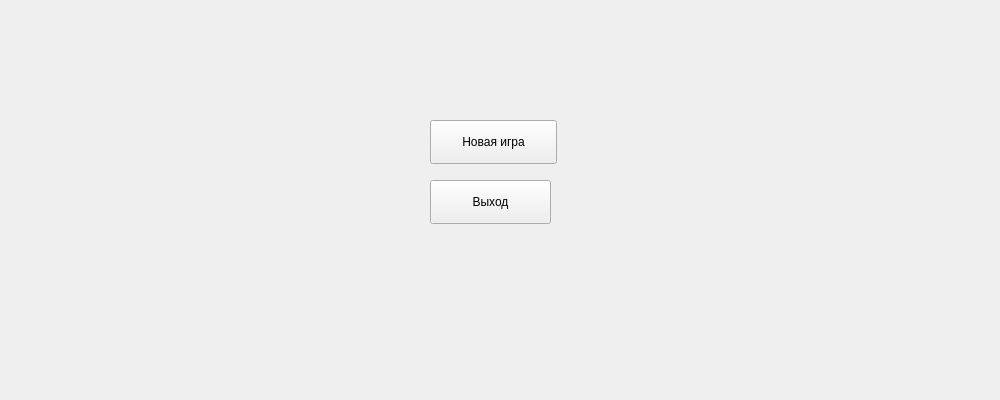
<?xml version="1.0" encoding="UTF-8"?>
<ui version="4.0">
 <class>StartGameMenu</class>
 <widget class="QWidget" name="StartGameMenu">
  <property name="geometry">
   <rect>
    <x>0</x>
    <y>0</y>
    <width>1000</width>
    <height>400</height>
   </rect>
  </property>
  <property name="windowTitle">
   <string>Form</string>
  </property>
  <widget class="QPushButton" name="newGameButton">
   <property name="geometry">
    <rect>
     <x>430</x>
     <y>120</y>
     <width>127</width>
     <height>44</height>
    </rect>
   </property>
   <property name="text">
    <string>Новая игра</string>
   </property>
  </widget>
  <widget class="QPushButton" name="exitButton">
   <property name="geometry">
    <rect>
     <x>430</x>
     <y>180</y>
     <width>121</width>
     <height>44</height>
    </rect>
   </property>
   <property name="text">
    <string>Выход</string>
   </property>
  </widget>
 </widget>
 <resources/>
 <connections/>
</ui>
